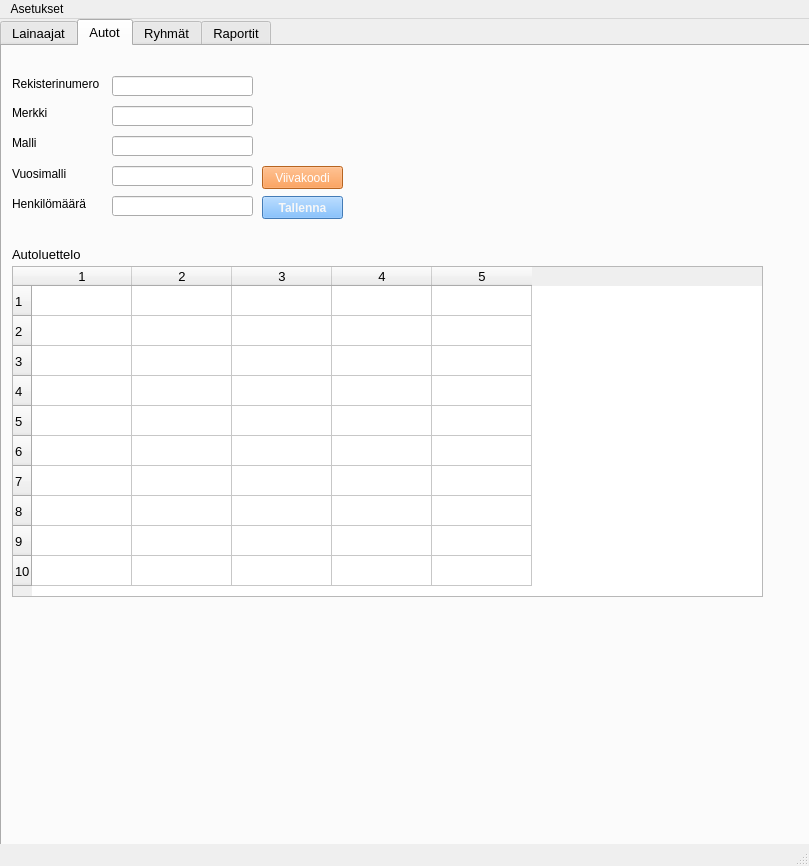
<?xml version="1.0" encoding="UTF-8"?>
<ui version="4.0">
 <class>MainWindow</class>
 <widget class="QMainWindow" name="MainWindow">
  <property name="geometry">
   <rect>
    <x>0</x>
    <y>0</y>
    <width>809</width>
    <height>866</height>
   </rect>
  </property>
  <property name="windowTitle">
   <string>MainWindow</string>
  </property>
  <widget class="QWidget" name="centralwidget">
   <widget class="QTabWidget" name="saveVehicle">
    <property name="geometry">
     <rect>
      <x>0</x>
      <y>0</y>
      <width>821</width>
      <height>881</height>
     </rect>
    </property>
    <property name="font">
     <font>
      <pointsize>10</pointsize>
      <weight>50</weight>
      <bold>false</bold>
     </font>
    </property>
    <property name="currentIndex">
     <number>1</number>
    </property>
    <widget class="QWidget" name="studentTab_2">
     <property name="cursor">
      <cursorShape>PointingHandCursor</cursorShape>
     </property>
     <attribute name="title">
      <string>Lainaajat</string>
     </attribute>
     <widget class="QLabel" name="label_2">
      <property name="geometry">
       <rect>
        <x>20</x>
        <y>20</y>
        <width>101</width>
        <height>16</height>
       </rect>
      </property>
      <property name="font">
       <font>
        <pointsize>10</pointsize>
        <weight>50</weight>
        <bold>false</bold>
       </font>
      </property>
      <property name="text">
       <string>Henkilötunnus</string>
      </property>
     </widget>
     <widget class="QLineEdit" name="ssnLineEdit">
      <property name="geometry">
       <rect>
        <x>120</x>
        <y>20</y>
        <width>201</width>
        <height>20</height>
       </rect>
      </property>
     </widget>
     <widget class="QLabel" name="firstNameLabel">
      <property name="geometry">
       <rect>
        <x>20</x>
        <y>50</y>
        <width>91</width>
        <height>16</height>
       </rect>
      </property>
      <property name="font">
       <font>
        <pointsize>10</pointsize>
        <weight>50</weight>
        <bold>false</bold>
       </font>
      </property>
      <property name="text">
       <string>Etunimi</string>
      </property>
     </widget>
     <widget class="QLineEdit" name="lastNameLineEdit">
      <property name="geometry">
       <rect>
        <x>120</x>
        <y>80</y>
        <width>201</width>
        <height>20</height>
       </rect>
      </property>
     </widget>
     <widget class="QLabel" name="label_4">
      <property name="geometry">
       <rect>
        <x>20</x>
        <y>80</y>
        <width>91</width>
        <height>16</height>
       </rect>
      </property>
      <property name="font">
       <font>
        <pointsize>10</pointsize>
        <weight>50</weight>
        <bold>false</bold>
       </font>
      </property>
      <property name="text">
       <string>Sukunimi</string>
      </property>
     </widget>
     <widget class="QLabel" name="licenseTypeLabel">
      <property name="geometry">
       <rect>
        <x>20</x>
        <y>140</y>
        <width>91</width>
        <height>16</height>
       </rect>
      </property>
      <property name="font">
       <font>
        <pointsize>10</pointsize>
        <weight>50</weight>
        <bold>false</bold>
       </font>
      </property>
      <property name="text">
       <string>Ajokorttiluokka</string>
      </property>
     </widget>
     <widget class="QLineEdit" name="emailLineEdit">
      <property name="geometry">
       <rect>
        <x>120</x>
        <y>170</y>
        <width>201</width>
        <height>21</height>
       </rect>
      </property>
     </widget>
     <widget class="QComboBox" name="groupComboBox">
      <property name="geometry">
       <rect>
        <x>120</x>
        <y>110</y>
        <width>201</width>
        <height>22</height>
       </rect>
      </property>
      <property name="currentText">
       <string/>
      </property>
     </widget>
     <widget class="QTableWidget" name="tableWidget_2">
      <property name="geometry">
       <rect>
        <x>10</x>
        <y>300</y>
        <width>771</width>
        <height>331</height>
       </rect>
      </property>
      <property name="rowCount">
       <number>10</number>
      </property>
      <property name="columnCount">
       <number>3</number>
      </property>
      <row/>
      <row/>
      <row/>
      <row/>
      <row/>
      <row/>
      <row/>
      <row/>
      <row/>
      <row/>
      <column/>
      <column/>
      <column/>
     </widget>
     <widget class="QPushButton" name="savePersonPushButton">
      <property name="geometry">
       <rect>
        <x>340</x>
        <y>180</y>
        <width>151</width>
        <height>23</height>
       </rect>
      </property>
      <property name="styleSheet">
       <string notr="true">background-color: rgb(85, 85, 255);
color: rgb(255, 255, 255);</string>
      </property>
      <property name="text">
       <string>Tallenna</string>
      </property>
     </widget>
     <widget class="QLabel" name="label_9">
      <property name="geometry">
       <rect>
        <x>20</x>
        <y>280</y>
        <width>151</width>
        <height>16</height>
       </rect>
      </property>
      <property name="text">
       <string>Reksiteröidyt lainaajat</string>
      </property>
     </widget>
     <widget class="QLabel" name="groupLabel">
      <property name="geometry">
       <rect>
        <x>20</x>
        <y>110</y>
        <width>101</width>
        <height>16</height>
       </rect>
      </property>
      <property name="font">
       <font>
        <pointsize>10</pointsize>
        <weight>50</weight>
        <bold>false</bold>
       </font>
      </property>
      <property name="text">
       <string>Ryhmä</string>
      </property>
     </widget>
     <widget class="QLineEdit" name="vehicleClassLineEdit">
      <property name="geometry">
       <rect>
        <x>120</x>
        <y>140</y>
        <width>201</width>
        <height>20</height>
       </rect>
      </property>
     </widget>
     <widget class="QLabel" name="emailLabel">
      <property name="geometry">
       <rect>
        <x>20</x>
        <y>170</y>
        <width>81</width>
        <height>16</height>
       </rect>
      </property>
      <property name="text">
       <string>Sähköposti</string>
      </property>
     </widget>
     <widget class="QLineEdit" name="firstNameLineEdit">
      <property name="geometry">
       <rect>
        <x>120</x>
        <y>50</y>
        <width>201</width>
        <height>20</height>
       </rect>
      </property>
     </widget>
    </widget>
    <widget class="QWidget" name="vechileTab_2">
     <property name="cursor">
      <cursorShape>ArrowCursor</cursorShape>
     </property>
     <attribute name="title">
      <string>Autot</string>
     </attribute>
     <widget class="QLabel" name="registerNumberLabel">
      <property name="geometry">
       <rect>
        <x>10</x>
        <y>30</y>
        <width>101</width>
        <height>16</height>
       </rect>
      </property>
      <property name="font">
       <font>
        <pointsize>9</pointsize>
        <weight>50</weight>
        <bold>false</bold>
       </font>
      </property>
      <property name="text">
       <string>Rekisterinumero</string>
      </property>
     </widget>
     <widget class="QLabel" name="markeLabel">
      <property name="geometry">
       <rect>
        <x>10</x>
        <y>60</y>
        <width>47</width>
        <height>13</height>
       </rect>
      </property>
      <property name="font">
       <font>
        <pointsize>9</pointsize>
        <weight>50</weight>
        <bold>false</bold>
       </font>
      </property>
      <property name="text">
       <string>Merkki</string>
      </property>
     </widget>
     <widget class="QLabel" name="modelLabel">
      <property name="geometry">
       <rect>
        <x>10</x>
        <y>90</y>
        <width>47</width>
        <height>13</height>
       </rect>
      </property>
      <property name="font">
       <font>
        <pointsize>9</pointsize>
        <weight>50</weight>
        <bold>false</bold>
       </font>
      </property>
      <property name="text">
       <string>Malli</string>
      </property>
     </widget>
     <widget class="QLabel" name="yearModel">
      <property name="geometry">
       <rect>
        <x>10</x>
        <y>120</y>
        <width>71</width>
        <height>16</height>
       </rect>
      </property>
      <property name="font">
       <font>
        <pointsize>9</pointsize>
        <weight>50</weight>
        <bold>false</bold>
       </font>
      </property>
      <property name="text">
       <string>Vuosimalli</string>
      </property>
     </widget>
     <widget class="QLineEdit" name="registerNumberlineEdit">
      <property name="geometry">
       <rect>
        <x>110</x>
        <y>30</y>
        <width>141</width>
        <height>20</height>
       </rect>
      </property>
     </widget>
     <widget class="QLineEdit" name="markeLineEdit">
      <property name="geometry">
       <rect>
        <x>110</x>
        <y>60</y>
        <width>141</width>
        <height>20</height>
       </rect>
      </property>
     </widget>
     <widget class="QLineEdit" name="modelLineEdit">
      <property name="geometry">
       <rect>
        <x>110</x>
        <y>90</y>
        <width>141</width>
        <height>20</height>
       </rect>
      </property>
     </widget>
     <widget class="QLineEdit" name="yearModelLineEdit">
      <property name="geometry">
       <rect>
        <x>110</x>
        <y>120</y>
        <width>141</width>
        <height>20</height>
       </rect>
      </property>
     </widget>
     <widget class="QLabel" name="personCountLabel">
      <property name="geometry">
       <rect>
        <x>10</x>
        <y>150</y>
        <width>81</width>
        <height>16</height>
       </rect>
      </property>
      <property name="font">
       <font>
        <pointsize>9</pointsize>
        <weight>50</weight>
        <bold>false</bold>
       </font>
      </property>
      <property name="text">
       <string>Henkilömäärä</string>
      </property>
     </widget>
     <widget class="QLineEdit" name="personCountLineEdit">
      <property name="geometry">
       <rect>
        <x>110</x>
        <y>150</y>
        <width>141</width>
        <height>20</height>
       </rect>
      </property>
     </widget>
     <widget class="QPushButton" name="saveVehiclePushButton">
      <property name="geometry">
       <rect>
        <x>260</x>
        <y>150</y>
        <width>81</width>
        <height>23</height>
       </rect>
      </property>
      <property name="font">
       <font>
        <pointsize>9</pointsize>
        <weight>75</weight>
        <bold>true</bold>
       </font>
      </property>
      <property name="cursor">
       <cursorShape>PointingHandCursor</cursorShape>
      </property>
      <property name="styleSheet">
       <string notr="true">background-color: rgb(94, 172, 255);
color: rgb(247, 247, 247);</string>
      </property>
      <property name="text">
       <string>Tallenna</string>
      </property>
     </widget>
     <widget class="QPushButton" name="printBarcodeButton">
      <property name="geometry">
       <rect>
        <x>260</x>
        <y>120</y>
        <width>81</width>
        <height>23</height>
       </rect>
      </property>
      <property name="font">
       <font>
        <pointsize>9</pointsize>
        <weight>50</weight>
        <bold>false</bold>
       </font>
      </property>
      <property name="cursor">
       <cursorShape>PointingHandCursor</cursorShape>
      </property>
      <property name="styleSheet">
       <string notr="true">background-color: rgb(255, 140, 46);
color: rgb(255, 255, 255);</string>
      </property>
      <property name="text">
       <string>Viivakoodi</string>
      </property>
     </widget>
     <widget class="QTableWidget" name="tableWidget">
      <property name="geometry">
       <rect>
        <x>10</x>
        <y>220</y>
        <width>751</width>
        <height>331</height>
       </rect>
      </property>
      <property name="cursor" stdset="0">
       <cursorShape>ForbiddenCursor</cursorShape>
      </property>
      <property name="rowCount">
       <number>10</number>
      </property>
      <property name="columnCount">
       <number>5</number>
      </property>
      <row/>
      <row/>
      <row/>
      <row/>
      <row/>
      <row/>
      <row/>
      <row/>
      <row/>
      <row/>
      <column/>
      <column/>
      <column/>
      <column/>
      <column/>
     </widget>
     <widget class="QLabel" name="label_31">
      <property name="geometry">
       <rect>
        <x>10</x>
        <y>200</y>
        <width>111</width>
        <height>16</height>
       </rect>
      </property>
      <property name="text">
       <string>Autoluettelo</string>
      </property>
     </widget>
    </widget>
    <widget class="QWidget" name="groupTab">
     <attribute name="title">
      <string>Ryhmät</string>
     </attribute>
     <widget class="QLabel" name="groupNameLabel">
      <property name="geometry">
       <rect>
        <x>20</x>
        <y>20</y>
        <width>169</width>
        <height>16</height>
       </rect>
      </property>
      <property name="font">
       <font>
        <pointsize>10</pointsize>
        <weight>50</weight>
        <bold>false</bold>
       </font>
      </property>
      <property name="text">
       <string>Ryhmän nimi</string>
      </property>
     </widget>
     <widget class="QLabel" name="responsibleLabel">
      <property name="geometry">
       <rect>
        <x>20</x>
        <y>50</y>
        <width>169</width>
        <height>47</height>
       </rect>
      </property>
      <property name="font">
       <font>
        <pointsize>10</pointsize>
        <weight>50</weight>
        <bold>false</bold>
       </font>
      </property>
      <property name="text">
       <string>Vastuuhenkilö</string>
      </property>
     </widget>
     <widget class="QLineEdit" name="groupNameLineEdit">
      <property name="geometry">
       <rect>
        <x>120</x>
        <y>20</y>
        <width>167</width>
        <height>24</height>
       </rect>
      </property>
      <property name="font">
       <font>
        <pointsize>11</pointsize>
        <weight>50</weight>
        <bold>false</bold>
       </font>
      </property>
     </widget>
     <widget class="QLineEdit" name="responsibleLineEdit">
      <property name="geometry">
       <rect>
        <x>120</x>
        <y>60</y>
        <width>167</width>
        <height>24</height>
       </rect>
      </property>
      <property name="font">
       <font>
        <pointsize>11</pointsize>
        <weight>50</weight>
        <bold>false</bold>
       </font>
      </property>
     </widget>
     <widget class="QPushButton" name="saveGroupPushbutton">
      <property name="geometry">
       <rect>
        <x>300</x>
        <y>61</y>
        <width>121</width>
        <height>21</height>
       </rect>
      </property>
      <property name="font">
       <font>
        <pointsize>10</pointsize>
        <weight>75</weight>
        <bold>true</bold>
       </font>
      </property>
      <property name="styleSheet">
       <string notr="true">background-color: rgb(85, 170, 255);
color: rgb(255, 255, 255);</string>
      </property>
      <property name="text">
       <string>Tallenna</string>
      </property>
     </widget>
     <widget class="QTableWidget" name="saveGroupTabelWidget">
      <property name="geometry">
       <rect>
        <x>10</x>
        <y>170</y>
        <width>771</width>
        <height>391</height>
       </rect>
      </property>
      <property name="rowCount">
       <number>10</number>
      </property>
      <property name="columnCount">
       <number>2</number>
      </property>
      <row/>
      <row/>
      <row/>
      <row/>
      <row/>
      <row/>
      <row/>
      <row/>
      <row/>
      <row/>
      <column/>
      <column/>
     </widget>
     <widget class="QLabel" name="savedGroupLabel">
      <property name="geometry">
       <rect>
        <x>10</x>
        <y>150</y>
        <width>121</width>
        <height>20</height>
       </rect>
      </property>
      <property name="font">
       <font>
        <pointsize>10</pointsize>
        <weight>50</weight>
        <bold>false</bold>
       </font>
      </property>
      <property name="text">
       <string>Tallennetut ryhmät</string>
      </property>
     </widget>
    </widget>
    <widget class="QWidget" name="reportsTab_2">
     <attribute name="title">
      <string>Raportit</string>
     </attribute>
     <widget class="QLabel" name="label">
      <property name="geometry">
       <rect>
        <x>20</x>
        <y>10</y>
        <width>71</width>
        <height>16</height>
       </rect>
      </property>
      <property name="font">
       <font>
        <pointsize>10</pointsize>
        <weight>50</weight>
        <bold>false</bold>
       </font>
      </property>
      <property name="text">
       <string>Raportti</string>
      </property>
     </widget>
     <widget class="QDateEdit" name="startDateEdit">
      <property name="geometry">
       <rect>
        <x>20</x>
        <y>100</y>
        <width>151</width>
        <height>31</height>
       </rect>
      </property>
      <property name="calendarPopup">
       <bool>true</bool>
      </property>
      <property name="date">
       <date>
        <year>2025</year>
        <month>1</month>
        <day>1</day>
       </date>
      </property>
     </widget>
     <widget class="QComboBox" name="reportTypecomboBox">
      <property name="geometry">
       <rect>
        <x>20</x>
        <y>30</y>
        <width>151</width>
        <height>22</height>
       </rect>
      </property>
     </widget>
     <widget class="QLabel" name="statDateLable">
      <property name="geometry">
       <rect>
        <x>20</x>
        <y>80</y>
        <width>71</width>
        <height>16</height>
       </rect>
      </property>
      <property name="font">
       <font>
        <pointsize>10</pointsize>
        <weight>50</weight>
        <bold>false</bold>
       </font>
      </property>
      <property name="text">
       <string>Alkaa</string>
      </property>
     </widget>
     <widget class="QDateEdit" name="endDateEdit">
      <property name="geometry">
       <rect>
        <x>220</x>
        <y>100</y>
        <width>151</width>
        <height>31</height>
       </rect>
      </property>
      <property name="calendarPopup">
       <bool>true</bool>
      </property>
      <property name="date">
       <date>
        <year>2025</year>
        <month>1</month>
        <day>1</day>
       </date>
      </property>
     </widget>
     <widget class="QLabel" name="endDateLabel">
      <property name="geometry">
       <rect>
        <x>220</x>
        <y>80</y>
        <width>71</width>
        <height>16</height>
       </rect>
      </property>
      <property name="font">
       <font>
        <pointsize>10</pointsize>
        <weight>50</weight>
        <bold>false</bold>
       </font>
      </property>
      <property name="text">
       <string>Päättyy</string>
      </property>
     </widget>
     <widget class="QPushButton" name="printResultPushButton">
      <property name="geometry">
       <rect>
        <x>390</x>
        <y>100</y>
        <width>81</width>
        <height>31</height>
       </rect>
      </property>
      <property name="cursor">
       <cursorShape>PointingHandCursor</cursorShape>
      </property>
      <property name="styleSheet">
       <string notr="true">background-color: rgb(85, 85, 255);
color: rgb(249, 249, 249);</string>
      </property>
      <property name="text">
       <string>Tulosta</string>
      </property>
     </widget>
     <widget class="QTableWidget" name="tableWidget_3">
      <property name="geometry">
       <rect>
        <x>20</x>
        <y>170</y>
        <width>731</width>
        <height>331</height>
       </rect>
      </property>
      <property name="font">
       <font>
        <pointsize>8</pointsize>
        <weight>50</weight>
        <bold>false</bold>
       </font>
      </property>
      <property name="rowCount">
       <number>22</number>
      </property>
      <property name="columnCount">
       <number>6</number>
      </property>
      <row/>
      <row/>
      <row/>
      <row/>
      <row/>
      <row/>
      <row/>
      <row/>
      <row/>
      <row/>
      <row/>
      <row/>
      <row/>
      <row/>
      <row/>
      <row/>
      <row/>
      <row/>
      <row/>
      <row/>
      <row/>
      <row/>
      <column/>
      <column/>
      <column/>
      <column/>
      <column/>
      <column/>
     </widget>
     <widget class="QLabel" name="firstLookLabel">
      <property name="geometry">
       <rect>
        <x>20</x>
        <y>140</y>
        <width>81</width>
        <height>16</height>
       </rect>
      </property>
      <property name="text">
       <string>Esikatselu</string>
      </property>
     </widget>
    </widget>
   </widget>
  </widget>
  <widget class="QMenuBar" name="menubar">
   <property name="geometry">
    <rect>
     <x>0</x>
     <y>0</y>
     <width>809</width>
     <height>21</height>
    </rect>
   </property>
   <widget class="QMenu" name="menu">
    <property name="title">
     <string>Asetukset</string>
    </property>
    <addaction name="actionMuokkaa"/>
    <addaction name="actionTietoja_ohjelmasta"/>
    <addaction name="actionvaihdaSalasana"/>
   </widget>
   <addaction name="menu"/>
  </widget>
  <widget class="QStatusBar" name="statusbar"/>
  <action name="actionMuokkaa">
   <property name="text">
    <string>Muokkaa...</string>
   </property>
  </action>
  <action name="actionTietoja_ohjelmasta">
   <property name="text">
    <string>Tietoja ohjelmasta...</string>
   </property>
  </action>
  <action name="actionvaihdaSalasana">
   <property name="text">
    <string>Salasana...</string>
   </property>
  </action>
 </widget>
 <resources/>
 <connections/>
</ui>
